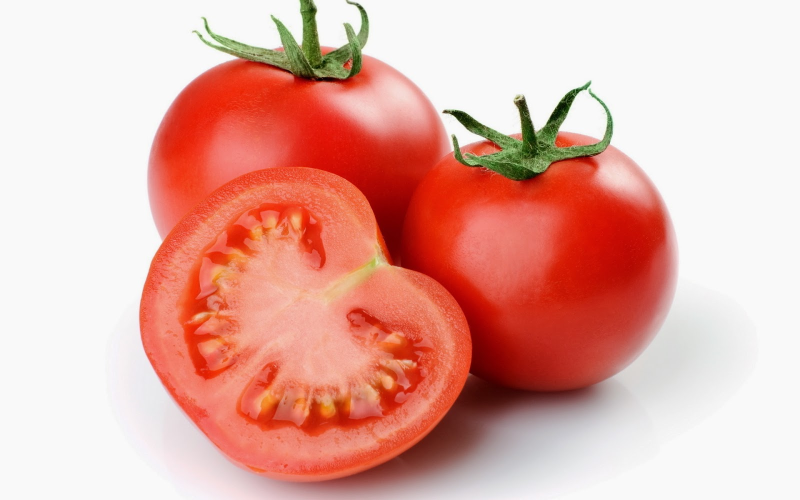
#> input picture imgs/buah-tomat.jpg, 1600 x 1000 px, given in place of the camera (shown at 1/2 size)
$ python fruit-detection-ver5-cam.py
#> lines starting #> are read from the running program, lines starting #| are printed output that depends on the picture; after the words box and inside, x2 and y2 are one past the last pixel; in counts of white or black regions, pixels touching at a corner belong together
import numpy as np
import imutils
import cv2
import copy

lower = {'matang':(0, 50, 20), 'mentah':(30, 100, 100), 'setengah matang':(20, 100, 100)}
upper = {'matang':(10,255,255), 'mentah':(80,255,255), 'setengah matang':(60,255,255)}
colors = {'matang':(0,0,255), 'mentah':(0,255,0), 'setengah matang':(0,140,255)}
target_width = 400
target_height = 400
largest_item = {}

# Started
cam = cv2.VideoCapture(0)

while True :
    _, frame = cam.read()
#> frame is the input picture: shape (1000, 1600, 3); mean B, G, R 164.4, 174.2, 228.5
    frame = cv2.normalize(frame, None, 0, 255, cv2.NORM_MINMAX)
    frame = imutils.resize(frame, width=target_width, height=target_height)
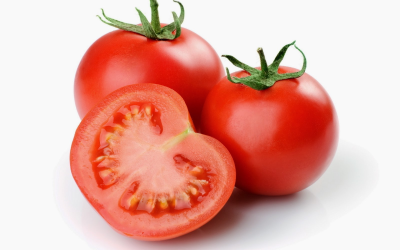
#> frame: shape (250, 400, 3); mean B, G, R 164.4, 174.2, 228.5
    blurred = cv2.GaussianBlur(frame, (11, 11), 0)
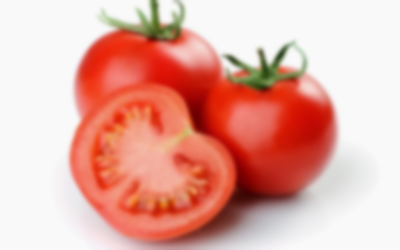
#> blurred: shape (250, 400, 3); mean B, G, R 164.4, 174.2, 228.5
    hsv = cv2.cvtColor(blurred, cv2.COLOR_BGR2HSV)
#> hsv: shape (250, 400, 3); mean H, S, V 15.6, 78.7, 229

    # lingkaran sesuai warna
    for key_color, value in upper.items():
        kernel = np.ones((9,9),np.uint8)
        mask = cv2.inRange(hsv, lower[key_color], upper[key_color])
        # melakukan pre processing opening
        mask = cv2.morphologyEx(mask, cv2.MORPH_OPEN, kernel)
        # melakukan pre processing closing
        mask = cv2.morphologyEx(mask, cv2.MORPH_CLOSE, kernel)

        if key_color == "matang" :
            cv2.imshow("matang", mask)
        elif key_color == "mentah":
            cv2.imshow("mentah", mask)
        elif key_color == "setengah matang":
            cv2.imshow("setengah matang", mask)

        # mencari conture
        cnts, _ = cv2.findContours(mask.copy(), cv2.RETR_EXTERNAL, cv2.CHAIN_APPROX_SIMPLE)
        if(len(cnts) > 0):
            largest_item[key_color] = max(cnts, key=cv2.contourArea)
#> this loop made 3 passes
#> cnts on pass 2: [[[251, 71], [251, 82], [261, 82], [261, 71]]]
#> pass 1, `mask = cv2.inRange(hsv, lower[key_color], upper[key_color])`:
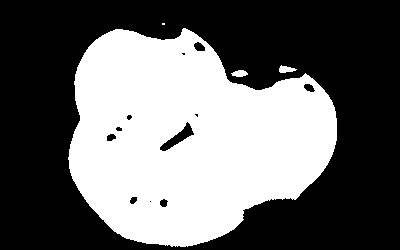
#> mask: shape (250, 400); 41.4% white; 4 white regions (1 under 20 px), largest, box (x1, y1, x2, y2) and area: (68, 28, 337, 247) 41247, (279, 65, 297, 73) 90, (231, 70, 248, 77) 85
#> pass 1, `mask = cv2.morphologyEx(mask, cv2.MORPH_OPEN, kernel)`:
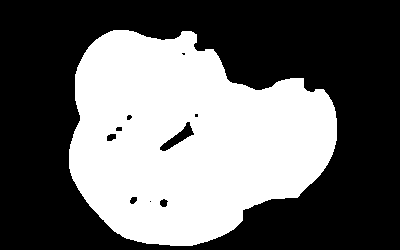
#> mask: shape (250, 400); 40.9% white; 1 white region, box (x1, y1, x2, y2) and area: (69, 30, 337, 246) 40938
#> pass 1, `mask = cv2.morphologyEx(mask, cv2.MORPH_CLOSE, kernel)`:
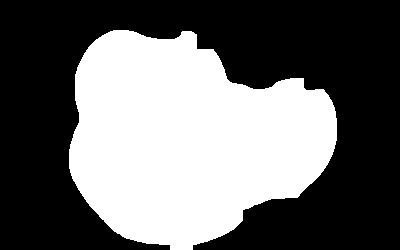
#> mask: shape (250, 400); 41.6% white; 1 white region, box (x1, y1, x2, y2) and area: (69, 30, 337, 250) 41600
#> pass 2, `mask = cv2.inRange(hsv, lower[key_color], upper[key_color])`:
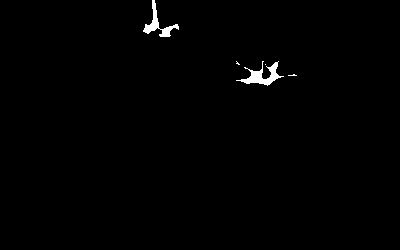
#> mask: shape (250, 400); 0.76% white; 5 white regions (3 under 20 px), largest, box (x1, y1, x2, y2) and area: (236, 61, 284, 86) 411, (143, 0, 179, 37) 334
#> after the loop, largest_item = {'matang': contour of 317 points, box (x1, y1, x2, y2) (69, 30, 337, 250), area 41214, 'mentah': [[251, 71], [251, 82], [261, 82], [261, 71]], 'setengah matang': [[250, 71], [250, 82], [261, 82], [261, 71]]}

    try :
        # mencari conture terbesar dengan perbandingan setiap warna
        key = max(largest_item, key=lambda x: cv2.contourArea(largest_item[x]))
#> key = 'matang'
        cnt_largest = largest_item[key]
#> cnt_largest = contour of 317 points, box (x1, y1, x2, y2) (69, 30, 337, 250), area 41214

        ((X, Y), radius) = cv2.minEnclosingCircle(cnt_largest)
#> X = 199.4; Y = 127.1; radius = 137.2

        epsilon = 0.01 * cv2.arcLength(cnt_largest, True)
#> epsilon = 8.74
        approx = cv2.approxPolyDP(cnt_largest, epsilon, True)
#> approx = contour of 14 points, box (x1, y1, x2, y2) (70, 30, 335, 250), area 40794

        num_sides = len(approx)
#> num_sides = 14

        if num_sides > 10:

            # text berdasarkan key yang di dapat
            if key == "matang" :
                text = "matang"
            elif key == "mentah":
                text = "mentah"
            elif key == "setengah matang":
                text = "setengah matang"

            # Menentukan titik tengah kontur
            M = cv2.moments(cnt_largest)
#> M = moments, m00 41213.5, centre m10/m00, m01/m00 = (187.9, 139.1)
            cX = int(M["m10"] / M["m00"])
#> cX = 187
            cY = int(M["m01"] / M["m00"])
#> cY = 139

            (text_width, text_height), _ = cv2.getTextSize(text, cv2.FONT_HERSHEY_SIMPLEX, 1, 2)
#> text_width = 120; text_height = 22
            text_x = cX - text_width // 2
#> text_x = 127
            text_y = cY + text_height // 2
#> text_y = 150

            cv2.circle(frame, (int(X), int(Y)), int(radius), colors[key], 2)
            cv2.putText(frame, text, (text_x, text_y), cv2.FONT_HERSHEY_SIMPLEX, 1,(255, 255, 255), 2)
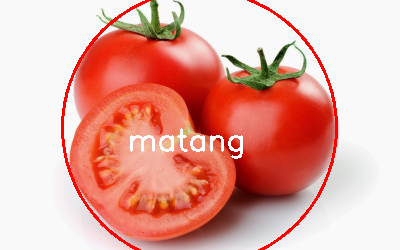
#> frame: shape (250, 400, 3); mean B, G, R 161.4, 171, 229.1

    except :
        print("Object tidak di temukan")

    cv2.imshow("Frame", frame)
    key = cv2.waitKey(1) & 0xFF
#> (key q is pressed here)
    if key == ord("q"):
        break

cv2.destroyAllWindows()

$ run again, on imgs/color-noise-broken.jpg
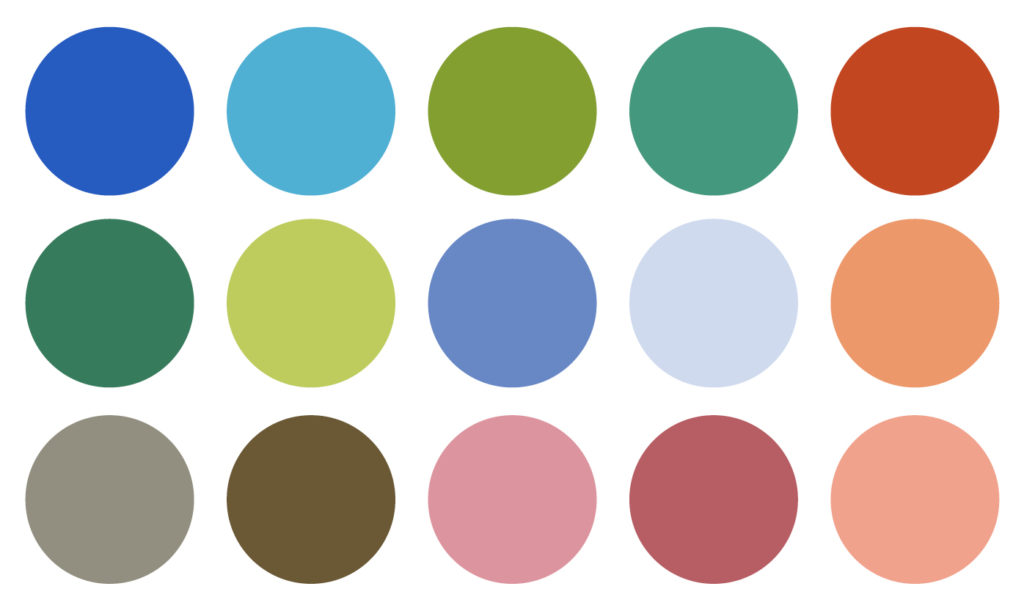
#> input picture imgs/color-noise-broken.jpg, 1024 x 611 px, given in place of the camera
#> frame is the input picture: shape (611, 1024, 3); mean B, G, R 186.6, 193.9, 196.7
#> hsv: shape (238, 400, 3); mean H, S, V 49.2, 69.1, 217.9
#> the loop `for key_color, value in upper.items():` made 3 passes
#> pass 1, `mask = cv2.inRange(hsv, lower[key_color], upper[key_color])`:
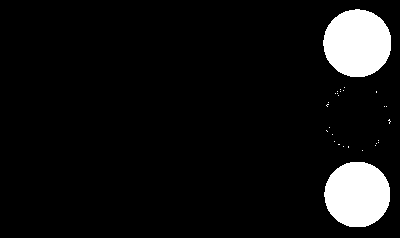
#> mask: shape (238, 400); 7.4% white; 28 white regions (26 under 20 px), largest, box (x1, y1, x2, y2) and area: (323, 9, 391, 77) 3630, (324, 162, 390, 227) 3410
#> pass 2, `mask = cv2.morphologyEx(mask, cv2.MORPH_OPEN, kernel)`:
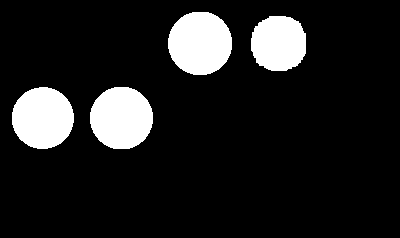
#> mask: shape (238, 400); 12.4% white; 4 white regions, box (x1, y1, x2, y2) and area: (168, 12, 232, 75) 3215, (90, 87, 153, 149) 3113, (12, 87, 74, 149) 3020, (251, 16, 306, 71) 2495
#> after the loop `for key_color, value in upper.items():`: largest_item = 3 items
#> key = 'matang'
#> cnt_largest = contour of 86 points, box (x1, y1, x2, y2) (324, 10, 391, 77), area 3523
#> X = 356.9; Y = 42.81; radius = 34.02
#> epsilon = 2.21
#> approx = contour of 10 points, box (x1, y1, x2, y2) (325, 11, 390, 75), area 3330
#> num_sides = 10

$ run again, on imgs/noise-pohon-hijau.jpg
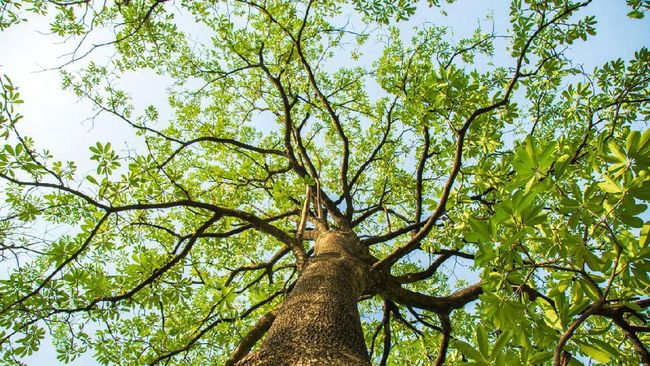
#> input picture imgs/noise-pohon-hijau.jpg, 650 x 366 px, given in place of the camera
#> frame is the input picture: shape (366, 650, 3); mean B, G, R 110.4, 160.8, 143
#> hsv: shape (225, 400, 3); mean H, S, V 49.1, 100.1, 162.8
#> the loop `for key_color, value in upper.items():` made 3 passes
#> pass 2, `mask = cv2.morphologyEx(mask, cv2.MORPH_CLOSE, kernel)`:
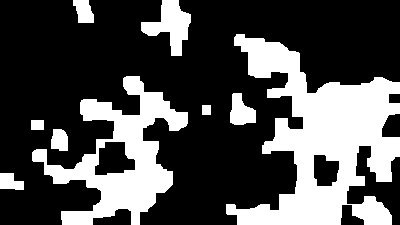
#> mask: shape (225, 400); 30.6% white; 9 white regions, largest, box (x1, y1, x2, y2) and area: (226, 34, 400, 225) 15950, (32, 76, 188, 225) 8459, (141, 0, 191, 56) 1369
#> after the loop `for key_color, value in upper.items():`: largest_item = {'mentah': contour of 259 points, box (x1, y1, x2, y2) (226, 34, 400, 225), area 15950, 'setengah matang': contour of 255 points, box (x1, y1, x2, y2) (226, 34, 400, 225), area 16028}
#> key = 'setengah matang'
#> cnt_largest = contour of 255 points, box (x1, y1, x2, y2) (226, 34, 400, 225), area 16028
#> X = 313.5; Y = 129; radius = 122.6
#> epsilon = 12.98
#> approx = contour of 23 points, box (x1, y1, x2, y2) (226, 34, 400, 225), area 14875
#> num_sides = 23
#> M = moments, m00 16028.5, centre m10/m00, m01/m00 = (323.1, 141.6)
#> cX = 323
#> cY = 141
#> text_width = 277; text_height = 22
#> text_x = 185
#> text_y = 152
#> `cv2.putText(frame, text, (text_x, text_y), cv2.FONT_HERSHEY_SIMPLEX, 1..`:
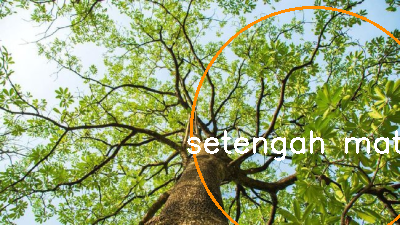
#> frame: shape (225, 400, 3); mean B, G, R 111.9, 162.7, 146.9
